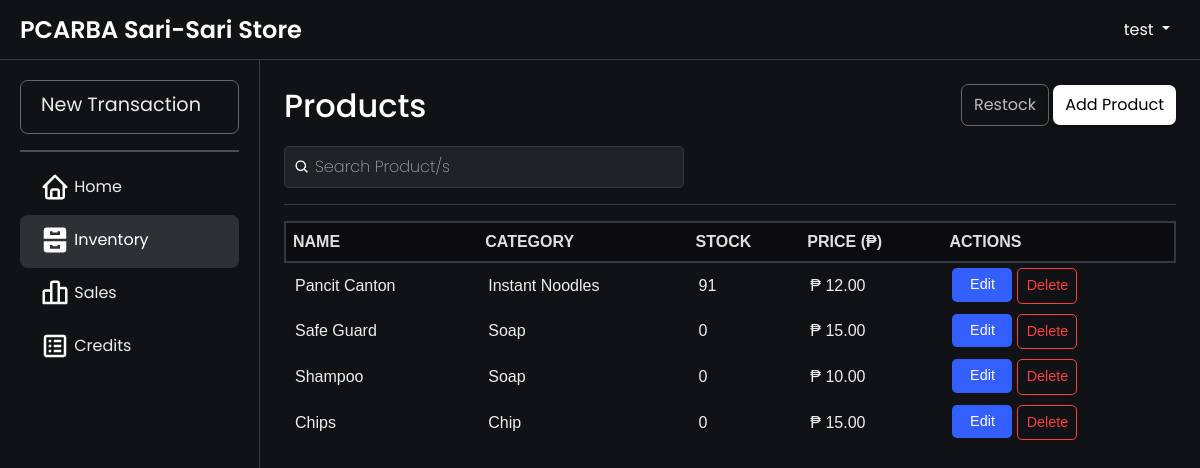
/inventory.php (signed in), run on the app's committed database.
### tables this page shows
CREATE TABLE `products` (
  `productId` int(11) NOT NULL AUTO_INCREMENT,
  `productName` varchar(100) NOT NULL,
  `productCategory` varchar(100) NOT NULL,
  `unitPrice` decimal(10,2) NOT NULL,
  `categoryId` int(11) NOT NULL,
  PRIMARY KEY (`productId`),
  KEY `categories_products` (`categoryId`),
  CONSTRAINT `categories_products` FOREIGN KEY (`categoryId`) REFERENCES `categories` (`categoryId`)
);

CREATE TABLE `categories` (
  `categoryId` int(11) NOT NULL AUTO_INCREMENT,
  `categoryName` varchar(40) DEFAULT NULL,
  PRIMARY KEY (`categoryId`)
);

### htdocs/inventory.php (the view, shortened to what this page needs)
<?php
include 'db.php';
$query = "
    SELECT
        p.productId,
        p.productName,
        c.categoryName AS productCategory,
        p.unitPrice,
        COALESCE(SUM(b.quantity), 0) AS totalStock
    FROM
        products p
    LEFT JOIN
        batchItem b ON p.productId = b.productId
    LEFT JOIN
        categories c ON p.categoryId = c.categoryId
    GROUP BY
        p.productId, p.productName, c.categoryName, p.unitPrice
";
$result = $conn->query($query);
$products = $result->fetch_all(MYSQLI_ASSOC);
?>
<!DOCTYPE html>
<html lang="en">
<head>
    <link href="css/bootstrap.min.css" rel="stylesheet">
    <link rel="stylesheet" href="css/layer1.css">
</head>
<body>
    <?php include 'navbar.php'; ?>
    <div class="main-content">
        <div class="container">
            <div class="table-wrapper">
                <div class="header-container">
                    <h2>Products</h2>
                    <div class="button">
                        <a href="restock.php" class="restock-button">Restock</a>
                        <a href="insertProduct.php" class="button-product">Add Product</a>
                    </div>
                </div>
                <div class="search-container">
                    <div class="search-wrapper">
                        <img src="images/search-icon.png" alt="Search" class="search-icon">
                        <input type="text" id="searchBar" placeholder="Search Product/s" onkeyup="filterProducts(); toggleClearIcon();">
                    </div>
                </div>
                <hr style="height: 1px; border: none; color: rgb(187, 188, 190); background-color: rgb(187, 188, 190);">
                <table id="productTable">
                    <thead>
                        <tr align="left">
                            <th>Name</th>
                            <th>Category</th>
                            <th>Stock</th>
                            <th>Price (₱)</th>
                            <th>Actions</th>
                        </tr>
                    </thead>
                    <tbody>
                        <?php if (empty($products)) { ?>
                            <tr>
                                <td colspan="5" style="text-align: center;">No products found. <a href="insertProduct.php">Stock a product</a>.</td>
                            </tr>
                        <?php } else { ?>
                            <?php foreach ($products as $product) { ?>
                                <tr>
                                    <td><?php echo htmlspecialchars($product['productName']); ?></td>
                                    <td><?php echo htmlspecialchars($product['productCategory']); ?></td>
                                    <td><?php echo htmlspecialchars($product['totalStock']); ?></td>
                                    <td>₱ <?php echo htmlspecialchars($product['unitPrice']); ?></td>
                                    <td>
                                        <div class="action-buttons">
                                            <form method="post" style="display:inline;">
                                                <a href="editProduct.php?productName=<?php echo urlencode($product['productName']); ?>" class="btn-action btn-edit">
                                                    <span>Edit</span>
                                                </a>
                                            </form>
                                            <form method="post" style="display:inline;" onsubmit="return confirmDelete()">
                                                <button type="submit" name="delete_product" class="btn-action btn-delete">
                                                    <span>Delete</span>
                                                </button>
                                            </form>
                                        </div>
                                    </td>
                                </tr>
                            <?php } ?>
                        <?php } ?>
                    </tbody>
                </table>
            </div>
        </div>
    </div>
</body>
</html>

### htdocs/navbar.php (shortened to what this page needs)
<?php
$current_page = basename($_SERVER['PHP_SELF']);
?>
<!DOCTYPE html>
<html lang="en">
<head>
    <link rel="stylesheet" href="css/bootstrap.min.css">
    <link rel="stylesheet" href="css/layer1.css">
</head>
<body>
    <nav class="navbar navbar-expand-lg navbar-dark navbar-fixed-top">
        <div class="navbar1">
            <a class="navbar-brand" href="dashboard.php">PCARBA Sari-Sari Store</a>
        </div>
        <div class="navbar2">
            <div class="ms-auto">
                <div class="dropdown">
                    <a class="nav-link dropdown-toggle" href="" role="button" data-bs-toggle="dropdown" aria-expanded="false">
                        <?php echo $_SESSION['username']; ?>
                    </a>
                </div>
            </div>
        </div>
    </nav>
    <div class="sidebar sidebar-open">
        <a href="transaction.php" class="sidebar-link sidebar-record-sale <?php echo in_array($current_page, ['addSale.php', 'addCredit.php', 'transaction.php']) ? 'active' : ''; ?>">New Transaction</a>
        <hr>
        <a href="dashboard.php" class="<?php echo $current_page == 'dashboard.php' ? 'active' : ''; ?>">
            <img src="images/<?php echo $current_page == 'dashboard.php' ? 'dashboard_active.png' : 'dashboard.png'; ?>" alt="Home">&nbsp;Home
        </a>
        <a href="inventory.php" class="<?php echo $current_page == 'inventory.php' ? 'active' : ''; ?>">
            <img src="images/<?php echo $current_page == 'inventory.php' ? 'cabinet_active.png' : 'cabinet.png'; ?>" alt="Inventory">&nbsp;Inventory
        </a>
        <a href="sales.php" class="<?php echo $current_page == 'sales.php' ? 'active' : ''; ?>">
            <img src="images/<?php echo $current_page == 'sales.php' ? 'barsales_active.png' : 'barsales.png'; ?>" alt="Sales">&nbsp;Sales
        </a>
        <a href="credit.php" class="<?php echo $current_page == 'credit.php' ? 'active' : ''; ?>">
            <img src="images/<?php echo $current_page == 'credit.php' ? 'credits_active.png' : 'credits.png'; ?>" alt="Credits">&nbsp;Credits
        </a>
    </div>
    <div class="overlay" onclick="toggleSidebar()"></div>
</body>
</html>

### htdocs/css/layer1.css (style rules this page uses)
body { background-color: rgb(17, 18, 22); font-family: "Poppins", serif; color: white; }

### htdocs/inventory.php (style rules this page uses)
.search-container { margin-top: 10px; display: flex; justify-content: space-between; align-items: center; gap: 10px; position: relative; width: 100%; }
.header-container { display: flex; justify-content: space-between; align-items: center; }
.search-wrapper { display: flex; align-items: center; position: relative; width: 100%; max-width: 400px; }
.search-wrapper .search-icon { position: absolute; left: 10px; width: 16px; height: 16px; }
.search-wrapper input { padding: 8px 8px 8px 30px; width: 100%; border-radius: 5px; border: 1px solid #333942; background-color: rgba(33, 34, 39, 255); color: #f7f7f8; }
.search-wrapper input::placeholder { color: rgba(247, 247, 248, 0.64); font-weight: 200; transition: all 0.3s ease; }
.table-wrapper { overflow-x: auto; }
table { font-family: Arial, Helvetica, sans-serif; width: 100%; border-collapse: separate; border-spacing: 0 10px; }
table thead { position: sticky; top: 0; z-index: 10; background-color: #1f1f1f; }
table th { padding: 7px; background-color: #0c0c0f; color: rgba(247, 247, 248, 0.9); font-weight: bold; text-transform: uppercase; font-size: 1rem; box-shadow: 0 4px 8px rgba(0, 0, 0, 0.83); border-top: 2px solid #333942; border-bottom: 2px solid #333942; }
table th:first-child { border-left: 2px solid #333942; border-top: 2px solid #333942; border-bottom: 2px solid #333942; }
table th:last-child { border-right: 2px solid #333942; border-top: 2px solid #333942; border-bottom: 2px solid #333942; }
table td { padding: 5px 10px; font-size: 1rem; color: #eee; margin: 0 5px; white-space: nowrap; overflow: hidden; text-overflow: ellipsis; }
table tr { background-color: transparent; }
table tr td:first-child { border-top-left-radius: 7px; border-bottom-left-radius: 7px; }
table tr td:last-child { border-top-right-radius: 7px; border-bottom-right-radius: 7px; }
.restock-button { display: inline-block; padding: 8px 12px; background: transparent; color: rgb(187, 188, 190); text-decoration: none; border-radius: 7px; border: 0.5px solid rgba(187, 188, 190, 0.5); transition: border-color 0.3s, color 0.3s; margin-bottom: 10px; }
.button-product { background: transparent; display: inline-block; padding: 8px 12px; background-color: rgb(255, 255, 255); color: #000; text-decoration: none; border-radius: 7px; box-shadow: 0 4px 8px rgba(0, 0, 0, 0.26); transition: all 0.3s ease; margin-bottom: 10px; }
.btn-action { text-decoration: none; padding: 6px 8px; font-size: 0.9rem; border-radius: 5px; transition: all 0.3s ease; display: inline-flex; align-items: center; justify-content: center; min-width: 60px; text-align: center; box-sizing: border-box; }
.btn-action span { display: inline; }
.btn-edit { background-color: #335fff !important; color: white !important; }
.btn-delete { border: 1px solid #ff3d3d !important; background-color: transparent !important; color: #ff3d3d !important; }
.action-buttons { display: flex; gap: 5px; }

### data on the page
products: productName "Pancit Canton", categoryId.categoryName "Instant Noodles", totalStock "91", unitPrice "12.00"
products: productName "Safe Guard", categoryId.categoryName "Soap", totalStock "0", unitPrice "15.00"
products: productName "Shampoo", categoryId.categoryName "Soap", totalStock "0", unitPrice "10.00"
products: productName "Chips", categoryId.categoryName "Chip", totalStock "0", unitPrice "15.00"

### other printed values
$_SESSION['username'] "test"
